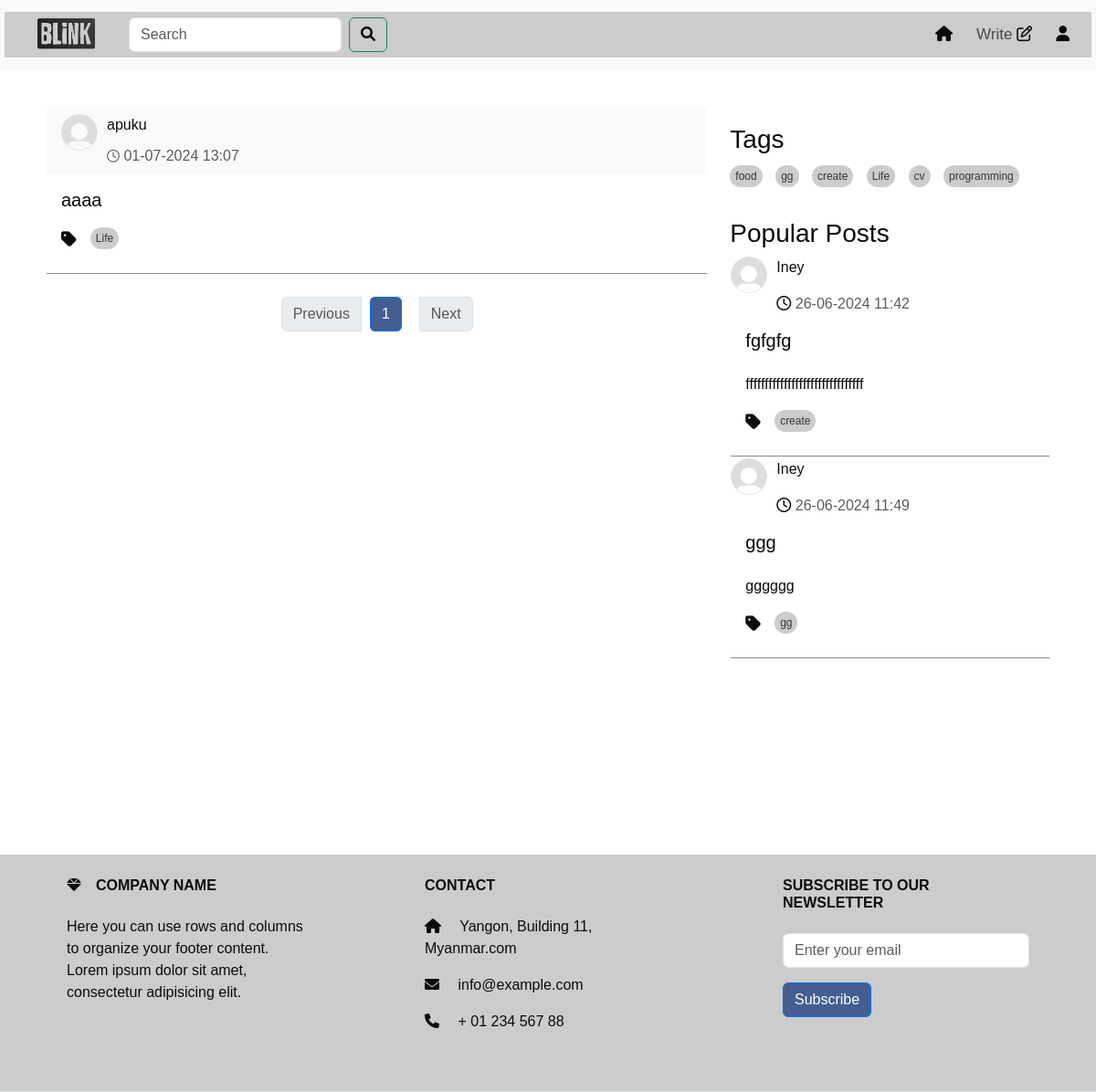
The page /home/Life (signed in) on the database as committed earlier.
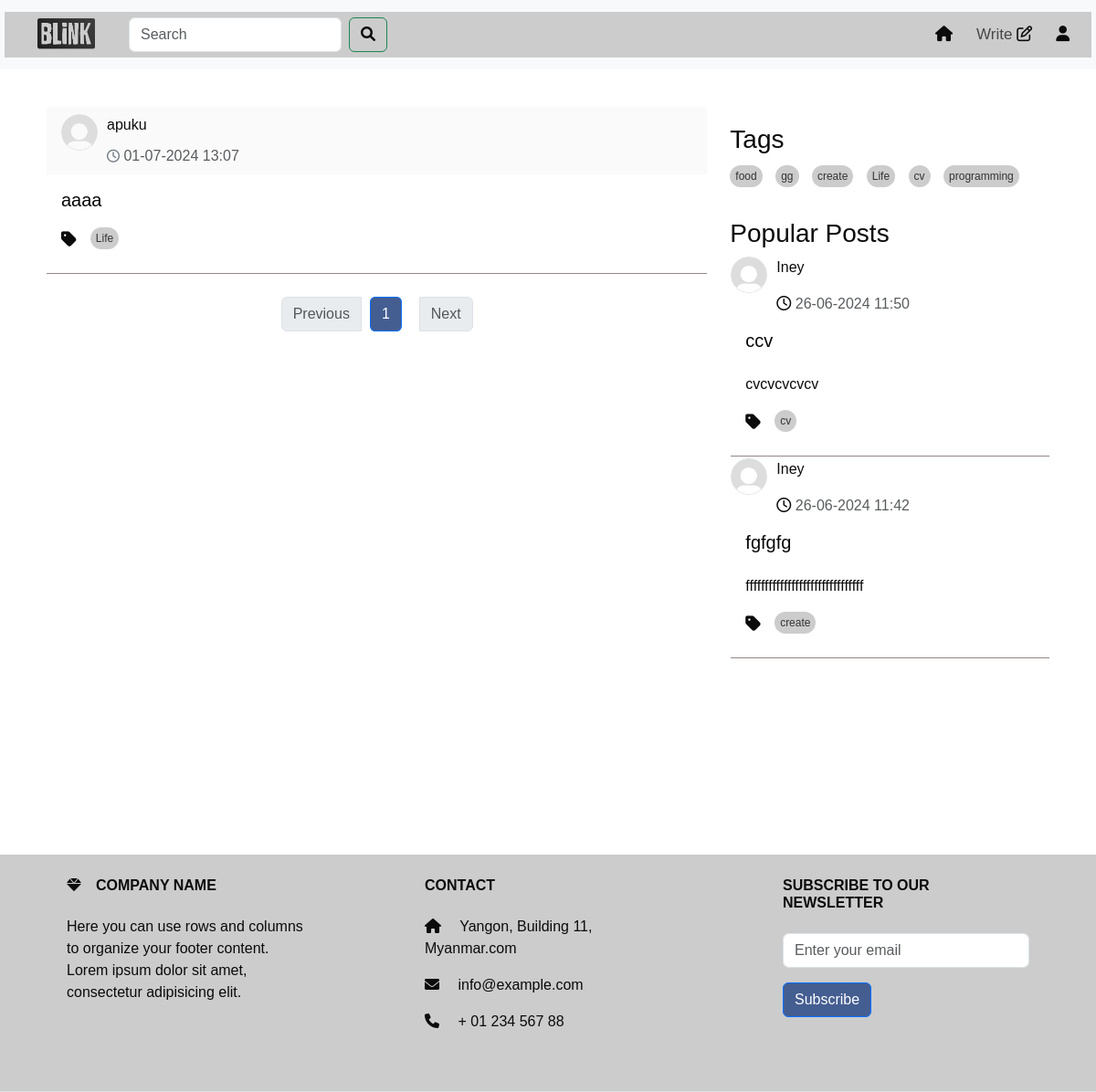
The same page on the database as committed later.
### models.py (models this page shows, shortened)
class Post(db.Model):
    id = db.Column(db.Integer, primary_key=True)
    title = db.Column(db.Text())
    content = db.Column(db.Text())
    tag = db.Column(db.Text(), nullable=False)
    user_id = db.Column(db.Integer, db.ForeignKey('user.id'), nullable=False)
    created_date = db.Column(db.DateTime,default=datetime.datetime.now)
    likes = db.Column(db.Integer, default=0)
    meta = db.Column(db.Text, nullable=True)
    comments = db.relationship('Comment', backref='post',cascade="all, delete", lazy=True)

class User(UserMixin,db.Model):
    id = db.Column(db.Integer, primary_key=True)
    username = db.Column(db.String(50), unique=True)
    email =db.Column(db.String(50), unique=True)
    password = db.Column(db.String(100))
    bio = db.Column(db.String(50))
    profile_picture = db.Column(db.String(250))
    posts = db.relationship('Post', backref='author', lazy=True)
    comments = db.relationship('Comment', backref='author', lazy=True)

### route.py (the view)
@app.route('/home/<string:tag>', methods=['GET', 'POST'])
@login_required
def home_tag(tag,limit=2):
    page = request.args.get('page', 1, type=int)
    per_page = 10  # Number of posts per page
    posts_with_tag = get_posts(page, per_page, tag=tag)
    unique_tags = list(set(tag for tag, in Post.query.with_entities(Post.tag).distinct()))
    popular_posts = Post.query.order_by(Post.likes.desc()).limit(limit).all()
    forms=SearchForm()
    query = forms.search.data
    if forms.validate_on_submit():
        search_results = Post.query.filter(Post.title.ilike(f'%{query}%')).all()
        return render_template('search_results.html' ,tags=unique_tags, search_results =search_results, form = forms)
    return render_template('home.html',tags=unique_tags, post=posts_with_tag, form = forms ,popular_posts=popular_posts)

### forms.py
class SearchForm(FlaskForm):
    search = StringField('Search ', validators=[DataRequired()])
    submit = SubmitField('Search')

### route.py (called while the page is built)
@login_manager.user_loader
def loader_user(user_id):
    return User.query.get(user_id)

def get_posts(page, per_page, tag=None):
    if tag:
        return Post.query.filter(Post.tag.in_([tag])).paginate(page=page, per_page=per_page, error_out=False)
    return Post.query.order_by(Post.created_date.desc()).paginate(page=page, per_page=per_page, error_out=False)

### templates/home.html (shortened to what this page needs)
<!DOCTYPE html>
<html lang="en">
  <head>
    <link
      href="https://cdn.jsdelivr.net/npm/bootstrap@5.3.3/dist/css/bootstrap.min.css"
      rel="stylesheet"
    />
    <link
      href="https://cdnjs.cloudflare.com/ajax/libs/font-awesome/6.0.0-beta3/css/all.min.css"
      rel="stylesheet"
    />
    <link
      rel="stylesheet"
      href="https://cdnjs.cloudflare.com/ajax/libs/font-awesome/5.15.4/css/all.min.css"
    />
    <link
      href="https://cdnjs.cloudflare.com/ajax/libs/font-awesome/6.0.0-beta3/css/all.min.css"
      rel="stylesheet"
    />
    <link
      href="https://cdn.jsdelivr.net/npm/bootstrap@5.3.3/dist/css/bootstrap.min.css"
      rel="stylesheet"
    />
    <link
      href="https://cdnjs.cloudflare.com/ajax/libs/font-awesome/6.0.0-beta3/css/all.min.css"
      rel="stylesheet"
    />
    <link rel="stylesheet" href="/static/home.css" />
    <link rel="stylesheet" href="/static/topnav.css" />
  </head>
  <body>
    {% include 'topnav.html' %}
    <div class="container">
      <div class="row">
        <div class="col-sm-8">
          <div id="posts-container">
            {% for post in post.items %}
            <div class="card">
              <div
                class="card-header d-flex justify-content-between align-items-center"
              >
                <div class="profile-image">
                  <a
                    class="nav-link"
                    href="{{ url_for('profile',user_id=post.user_id) }}"
                    ><img
                      src="{{ url_for('static', filename='/photo/user_profile/'+post.author.profile_picture) }}"
                      width="60"
                      height="60"
                      alt=""
                  /></a>
                  <div style="width: 300px">
                    <p id="name">
                      <a
                        class="nav-link"
                        href="{{ url_for('profile',user_id=post.user_id) }}"
                        >{{post.author.username}}</a
                      >
                    </p>
                    <p class="text-muted mb-0">
                      <i class="fa-regular fa-clock"></i>
                      {{post.created_date.strftime('%d-%m-%Y %H:%M')}}
                    </p>
                  </div>
                </div>
              </div>
              <div class="card-body">
                <a
                  class="nav-link"
                  href="{{ url_for('full_post',post_id=post.id) }}"
                >
                  <h5 class="card-title">{{post.title}}</h5>
                  <div class="tags-container">
                    <ul class="list-group list-group-horizontal">
                      <i class="fas fa-tag"></i>
                      <a
                        href="{{ url_for('home_tag',tag=post.tag ) }}"
                        class="tag"
                        >{{post.tag}}
                      </a>
                    </ul>
                  </div>
                </a>
              </div>
              <div
                class="card-end"
                style="border-bottom: #958787 solid 1px"
              ></div>
            </div>
            {% endfor %}
          </div>
          <nav aria-label="Page navigation" class="mt-4">
            <ul class="pagination justify-content-center" style="gap: 10px">
              <li
                class="page-item {% if not post.has_prev %}disabled{% endif %}"
              >
                {% if post.has_prev %}
                <a class="page-link" href="?page={{ post.prev_num }}"
                  >Previous</a
                >
                {% else %}
                <span class="page-link">Previous</span>
                {% endif %}
              </li>
              {% for page_num in post.iter_pages() %} {% if page_num %}
              <li
                class="page-item {% if post.page == page_num %}active{% endif %}"
              >
                <a
                  class="page-link"
                  href="?page={{ page_num }}"
                  style="background-color: #445e91"
                  >{{ page_num }}</a
                >
              </li>
              {% else %}
              <li class="page-item disabled">
                <span class="page-link">...</span>
              </li>
              {% endif %} {% endfor %}
              <li
                class="page-item {% if not post.has_next %}disabled{% endif %}"
              >
                {% if post.has_next %}
                <a class="page-link" href="?page={{ post.next_num }}">Next</a>
                {% else %}
                <span class="page-link">Next</span>
                {% endif %}
              </li>
            </ul>
          </nav>
        </div>
        {% include 'sidenav.html' %}
      </div>
    </div>
    {% include 'footer.html' %}
  </body>
</html>

### templates/topnav.html (shortened to what this page needs)
<nav class="navbar navbar-expand-lg navbar-light bg-light">
  <div class="container-fluid">
    <a class="nav-link" href="{{ url_for('home') }}">
      <img class="image" src="/static/image/logo.png" alt="Logo"
    /></a>
    <div class="collapse navbar-collapse" id="navbarSupportedContent">
      <form class="d-flex" method="POST">
        <input
          class="form-control form-control-md w-100 me-2"
          type="search"
          placeholder="Search"
          aria-label="Search"
          name="search"
        />
        <button class="btn btn-outline-success" type="submit">
          <i class="fa-solid fa-magnifying-glass"></i>
        </button>
      </form>
      <ul class="navbar-nav ms-auto mb-2 mb-lg-0" style="gap: 10px">
        <li class="nav-item">
          <a
            class="nav-link active"
            aria-current="page"
            href="{{ url_for('home') }}"
            ><i class="fa-solid fa-house"></i
          ></a>
        </li>
        <li class="nav-item">
          <a class="nav-link" href="{{ url_for('post') }}"
            >Write <i class="fa-regular fa-pen-to-square"></i
          ></a>
        </li>
        <li class="nav-item">
          <a
            class="nav-link"
            href="{{ url_for('profile',user_id=current_user.id) }}"
            ><i class="fa-solid fa-user"></i
          ></a>
        </li>
      </ul>
    </div>
  </div>
</nav>

### templates/sidenav.html (shortened to what this page needs)
<!DOCTYPE html>
<html lang="en">
  <head>
    <link
      href="https://cdn.jsdelivr.net/npm/bootstrap@5.3.3/dist/css/bootstrap.min.css"
      rel="stylesheet"
    />
    <link
      href="https://cdnjs.cloudflare.com/ajax/libs/font-awesome/6.0.0-beta3/css/all.min.css"
      rel="stylesheet"
    />
    <link
      rel="stylesheet"
      href="https://cdnjs.cloudflare.com/ajax/libs/font-awesome/5.15.4/css/all.min.css"
    />
    <link
      href="https://cdnjs.cloudflare.com/ajax/libs/font-awesome/6.0.0-beta3/css/all.min.css"
      rel="stylesheet"
    />
    <link rel="stylesheet" href="/static/home.css" />
  </head>
  <body>
    <div class="col-sm-4" id="right-column">
      <div class="tags-section">
        <h3>Tags</h3>
        <div class="tags-container">
          {% if tags %} {% for tag in tags %}
          <a href="{{ url_for('home_tag',tag=tag ) }}" class="tag">{{ tag }}</a>
          {% endfor %} {% else %}
          <p>No tags available</p>
          {% endif %}
        </div>
      </div>
      <div class="mt-4">
        <h3>Popular Posts</h3>
        {% for popular_post in popular_posts %}
        <div class="card">
          <div>
            <div class="profile-image">
              <a
                class="nav-link"
                href="{{ url_for('profile',user_id=popular_post.user_id) }}"
                ><img
                  src="{{ url_for('static', filename='/photo/user_profile/'+popular_post.author.profile_picture) }}"
                  width="60"
                  height="60"
                  alt=""
              /></a>
              <div style="width: 300px">
                <p id="name">
                  <a
                    class="nav-link"
                    href="{{ url_for('profile',user_id=popular_post.user_id) }}"
                    >{{popular_post.author.username}}</a
                  >
                </p>
                <p class="text-muted mb-0">
                  <i class="fa-regular fa-clock"></i>
                  {{popular_post.created_date.strftime('%d-%m-%Y %H:%M')}}
                </p>
              </div>
            </div>
          </div>
          <div class="card-body">
            <a
              class="nav-link"
              href="{{ url_for('full_post',post_id=popular_post.id) }}"
            >
              <h5 class="card-title" id="popular">{{popular_post.title}}</h5>
              <p class="card-text" id="card-description">
                {{popular_post.meta |safe }}
              </p>
              <div class="tags-container">
                <ul class="list-group list-group-horizontal">
                  <i class="fas fa-tag"></i>
                  <a
                    href="{{ url_for('home_tag',tag=popular_post.tag ) }}"
                    class="tag"
                    >{{popular_post.tag}}</a
                  >
                </ul>
              </div>
            </a>
          </div>
          <div class="card-end" style="border-bottom: #958787 solid 1px"></div>
        </div>
        {% endfor %}
      </div>
    </div>
  </body>
</html>

### templates/footer.html
<footer
  class="d-flex justify-content-center justify-content-lg-between p-4 border-bottom"
>
  <div class="footer text-center text-md-start">
    <div class="row">
      <div class="col-md-4 col-lg-4 col-xl-3 mx-auto mb-4">
        <h6 class="text-uppercase fw-bold mb-4">
          <i class="fas fa-gem me-3"></i>Company name
        </h6>
        <p>
          Here you can use rows and columns to organize your footer content.
          Lorem ipsum dolor sit amet, consectetur adipisicing elit.
        </p>
      </div>
      <div class="col-md-4 col-lg-4 col-xl-3 mx-auto mb-4">
        <h6 class="text-uppercase fw-bold mb-4">Contact</h6>
        <p><i class="fas fa-home me-3"></i> Yangon, Building 11, Myanmar.com</p>
        <p><i class="fas fa-envelope me-3"></i> info@example.com</p>
        <p><i class="fas fa-phone me-3"></i> + 01 234 567 88</p>
      </div>
      <div class="col-md-4 col-lg-4 col-xl-3 mx-auto mb-4">
        <h6 class="text-uppercase fw-bold mb-4">Subscribe to our Newsletter</h6>
        <form>
          <div class="mb-3">
            <input
              type="email"
              class="form-control"
              placeholder="Enter your email"
            />
          </div>
          <button
            type="submit"
            class="btn btn-primary"
            style="background-color: #445e91"
          >
            Subscribe
          </button>
        </form>
      </div>
    </div>
  </div>
</footer>

### static/home.css (style rules this page uses)
* { color: #0c0b0b; font-family: sans-serif; margin: 0; padding: 0; box-sizing: border-box; }
.container { background: #fff; padding: 20px; margin-top: 20px; z-index: 1; }
.container-fluid { height: 50px; color: black; text-align: center; padding: 14px 16px; text-decoration: none; font-size: 17px; background: #ccc; font-weight: 200px; z-index: 2; margin: 5px; }
.card { color: #070707; border-color: #ffffff; background-color: #ffffff; }
.card-header { padding: 10px; background-color: #fafafa; border-bottom: 1px solid #ccc; display: flex; align-items: center; border-bottom: none !important; }
.card-header { display: flex; flex-direction: row; justify-content: space-between; align-items: center; padding: 0.5rem 1rem; }
.profile-image { margin-right: 10px; }
.profile-image img { border-radius: 50%; width: 40px; height: 40px; }
.card-header p { margin: 0; }
.card-header i { margin: 0; font-size: 14px; color: #6c757d; }
.card-body { background-color: #ffffff; }
.card-text { overflow: hidden; text-overflow: ellipsis; display: -webkit-box; -webkit-line-clamp: 3; -webkit-box-orient: vertical; transition: -webkit-line-clamp 0.5s ease; }
.profile-image { float: left; display: flex; justify-content: center; margin-right: 1rem; }
.profile-image img { border-radius: 50%; }
#right-column { position: -webkit-sticky; position: sticky; top: 0; height: 100vh; overflow-y: auto; padding-top: 20px; }
footer { width: 100%; color: #eee; padding: 10px; text-align: center; z-index: 100; }
ul { display: flex; }
#right-column { position: -webkit-sticky; position: sticky; top: 0; height: 100vh; overflow-y: hidden; padding-top: 20px; z-index: 1; }
.tags-container { margin-top: 10px; }
.fa-tag { font-size: 1.2em; margin-right: 5px; vertical-align: middle; }
.tags-container .tag { background-color: #ccc; color: #333; padding: 3px 6px; margin-right: 10px; border-radius: 20px; text-decoration: none; font-size: 12px; display: inline-block; }

### static/topnav.css (style rules this page uses)
* { color: #0c0b0b; font-family: sans-serif; margin: 0; padding: 0; box-sizing: border-box; }
.container { background: #fff; padding: 20px; margin-top: 20px; z-index: 1; }
.container-fluid { color: black; text-align: center; padding: 14px 16px; text-decoration: none; font-size: 17px; background: #ccc; font-weight: 200px; z-index: 2; margin: 5px; }
.navbar { position: sticky; top: 0; height: auto; 5 padding-top: 0px; padding-bottom: 0px; z-index: 2; }
.navbar { position: sticky; top: 0; width: 100%; z-index: 1000; }
.d-flex { padding-left: 20px; background-color: #ccc; }
.text-center { background: linear-gradient(to left, #ccc 0%, #ccc 100%); }
.row a { border-radius: 15%; margin-bottom: 10px; margin-right: 10px; }
.image { height: 80px; width: 100px; }
#navbarSupportedContent { background: linear-gradient(to left, #ccc 0%, #ccc 100%); }

Rows that differ between the two databases and show on the page:
no longer on this page (row unchanged): Post: profile_picture (placeholder picture), author.username "Iney", created_date "26-06-2024 11:49", title "ggg", meta "gggggg", tag "gg", shown under "Popular Posts"
now on this page (row edited): Post: profile_picture (placeholder picture), author.username "Iney", created_date "26-06-2024 11:50", title "ccv", meta "cvcvcvcvcv", tag "cv", shown under "Popular Posts"
